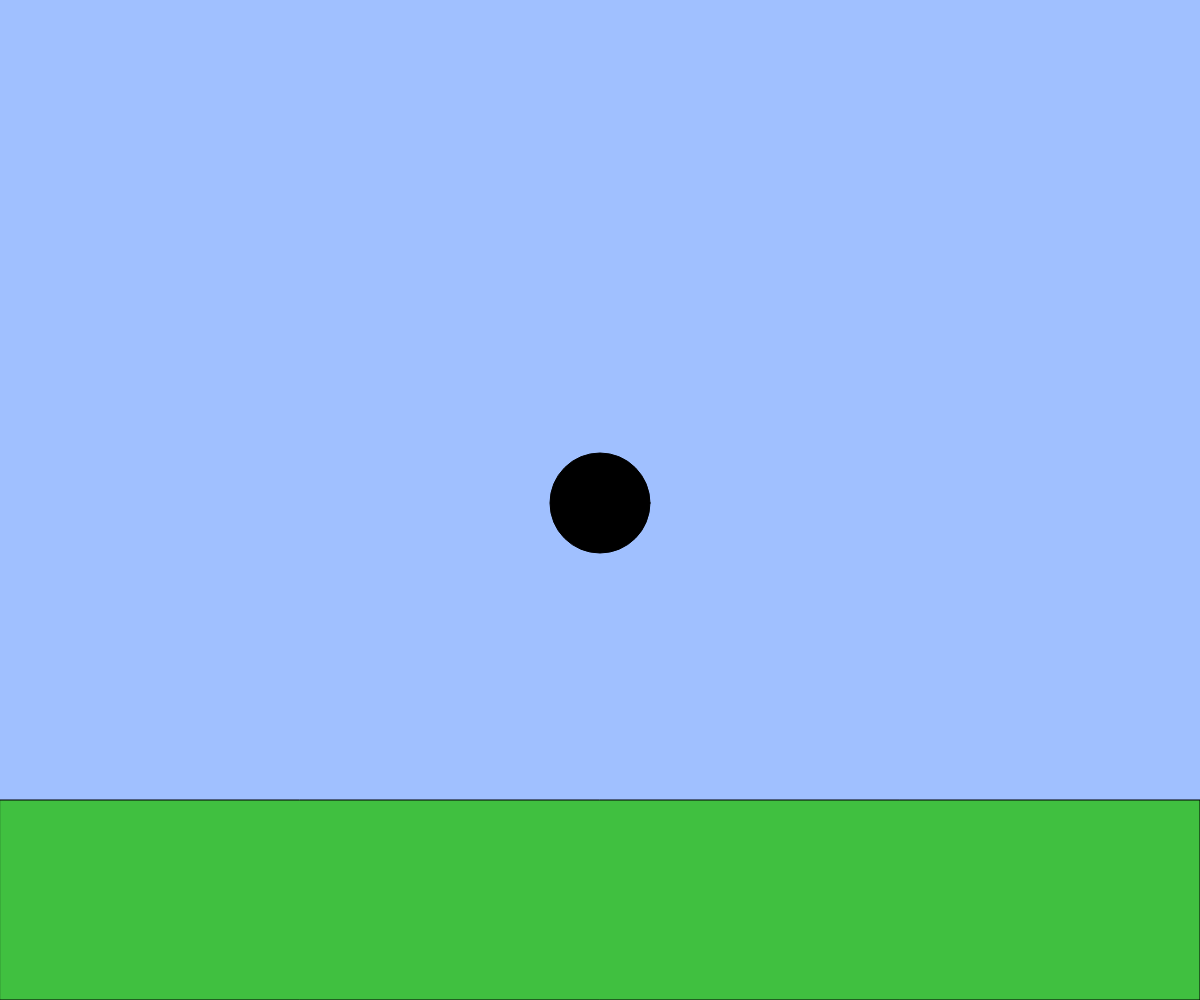
Frame 1 (no input)
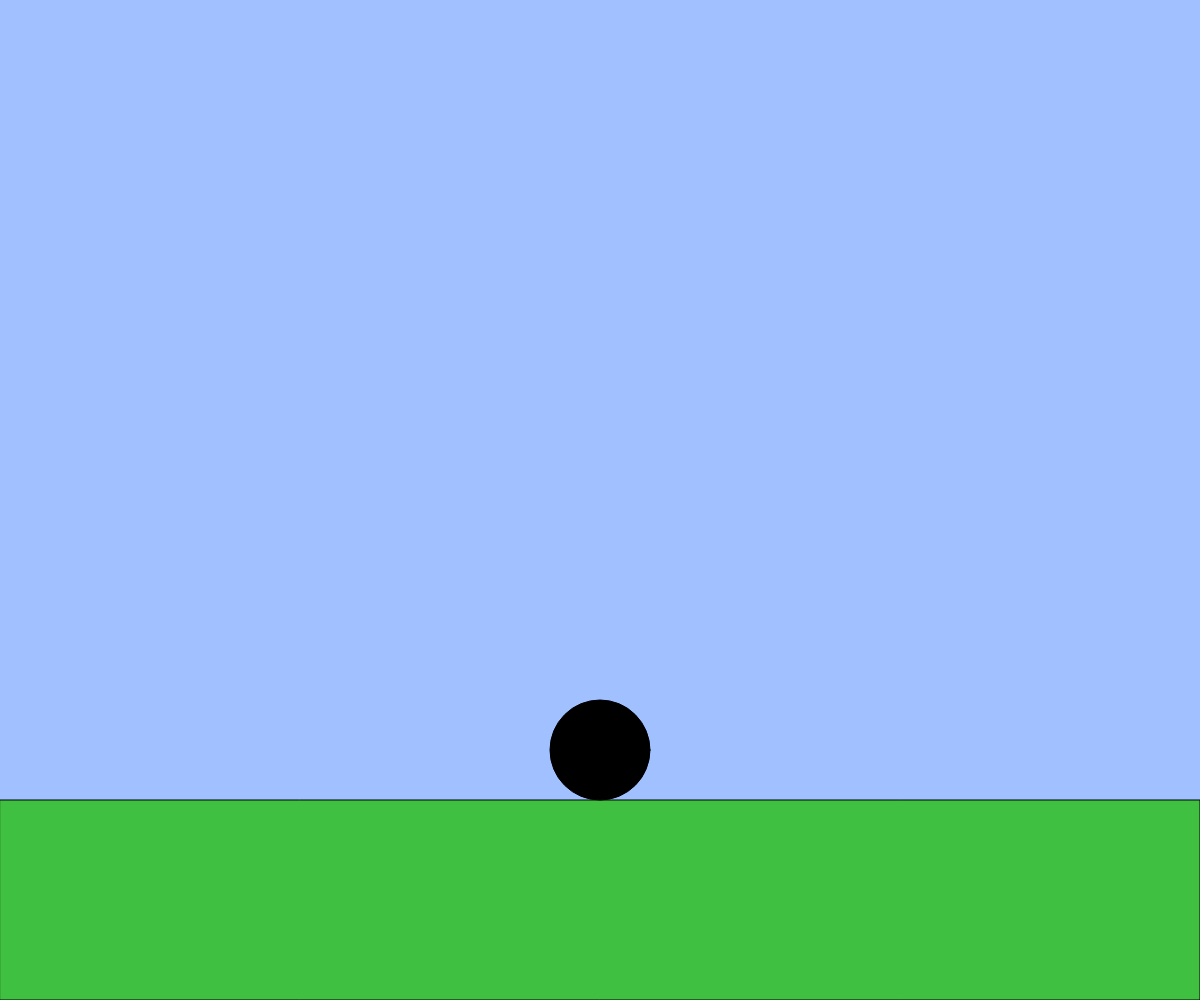
Frame 60 (no input)
Frame 120 (the mouse pressed at the canvas centre since frame 60): identical to frame 60, image omitted

The p5.js sketch that drew these frames (run headless with seeded random() and noise() and a simulated clock; from frame 60 on, the mouse is pressed at the canvas centre):

// p5.js sketch
// ── sketch.js
// 2D アニメーションゲームのようなインタラクション
let x, y;
let vx, vy;
const g = 1;

function setup() {
  createCanvas(windowWidth, windowHeight);
  x = width / 2;
  y = height / 2;
  vx = 0;
  vy = 2;
}

function windowResized() {
  resizeCanvas(windowWidth, windowHeight);
}



function draw() {
  background(160, 192, 255);
  const size = height * 0.1; // キャラクターのサイズ

  // 地面を描く
  const groundY = height * 0.8;
  fill(64, 192, 64);
  rect(0, groundY, width, height - groundY);
  
  
  // BLANK[1] キャラクターの左右移動
  if (keyIsDown(LEFT_ARROW)) { x -= 1; }
  if (keyIsDown(RIGHT_ARROW)) { x += 1; }
  if (keyIsDown("KeyA")) { x -= 10;}
  if (keyIsDown("KeyS")) { x += 10;}


  // BLANK[2] 重力とジャンプ
  vy += g;
  // 速くなりすぎないように制限
  vx = constrain(vx, -100, 100);
  vy = constrain(vy, -20, 20);

  // 位置を更新
  x += vx;
  y += vy;

  x = constrain(x, size/2 , width - size/2);
  y = constrain(y, 0, groundY - size / 2);

  // キャラクターを描く
  fill(0);
  ellipse(x, y, size, size);
}
        
function keyPressed() {
  const groundY = height * 0.8;
  const size = height * 0.1; // キャラクターのサイズ
  if (key === " " && y == groundY - size/2 ) 
    {vy -= 100;} 
  

}
